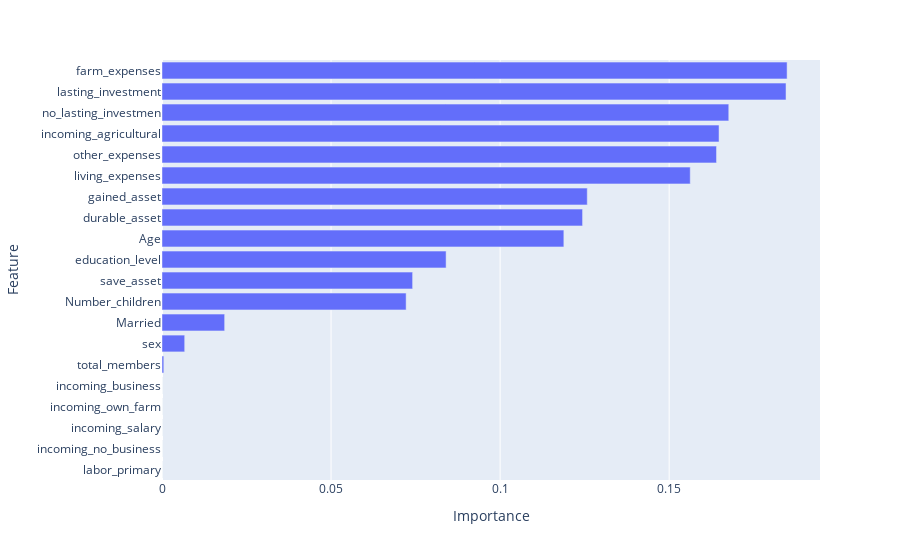

Notebook code for this chart:
### Code cell
from sklearn.inspection import permutation_importance
# feature importance
results = permutation_importance(model, x_train.values, y_train, scoring='neg_mean_squared_error')
results = results.importances_mean
Feature_importance = pd.DataFrame({'Feature': x_train.columns, 'Importance': results})
Feature_importance = Feature_importance.sort_values(by='Importance')
Feature_importance

fig = px.bar(Feature_importance, x='Importance', y='Feature')
# Menampilkan plot
fig.show()

### Figure 1 — Plotly figure (JSON) as saved in the notebook; plotly's stock layout.template omitted (floating-point values rounded to 4 significant figures)
{"data": [{"alignmentgroup": "True", "hovertemplate": "Importance=%{x}<br>Feature=%{y}<extra></extra>", "legendgroup": "", "marker": {"color": "#636efa", "pattern": {"shape": ""}}, "name": "", "offsetgroup": "", "orientation": "h", "showlegend": false, "textposition": "auto", "type": "bar", "x": [0, 0, 0, 0, 0, 0.0005325, 0.006709, 0.01853, 0.0722, 0.07412, 0.08403, 0.1188, 0.1244, 0.1258, 0.1562, 0.164, 0.1647, 0.1676, 0.1846, 0.1849], "xaxis": "x", "y": ["labor_primary", "incoming_no_business", "incoming_salary", "incoming_own_farm", "incoming_business", "total_members", "sex", "Married", "Number_children", "save_asset", "education_level", "Age", "durable_asset", "gained_asset", "living_expenses", "other_expenses", "incoming_agricultural", "no_lasting_investmen", "lasting_investment", "farm_expenses"], "yaxis": "y"}], "layout": {"barmode": "relative", "legend": {"tracegroupgap": 0}, "margin": {"t": 60}, "xaxis": {"anchor": "y", "domain": [0, 1], "title": {"text": "Importance"}}, "yaxis": {"anchor": "x", "domain": [0, 1], "title": {"text": "Feature"}}}}
